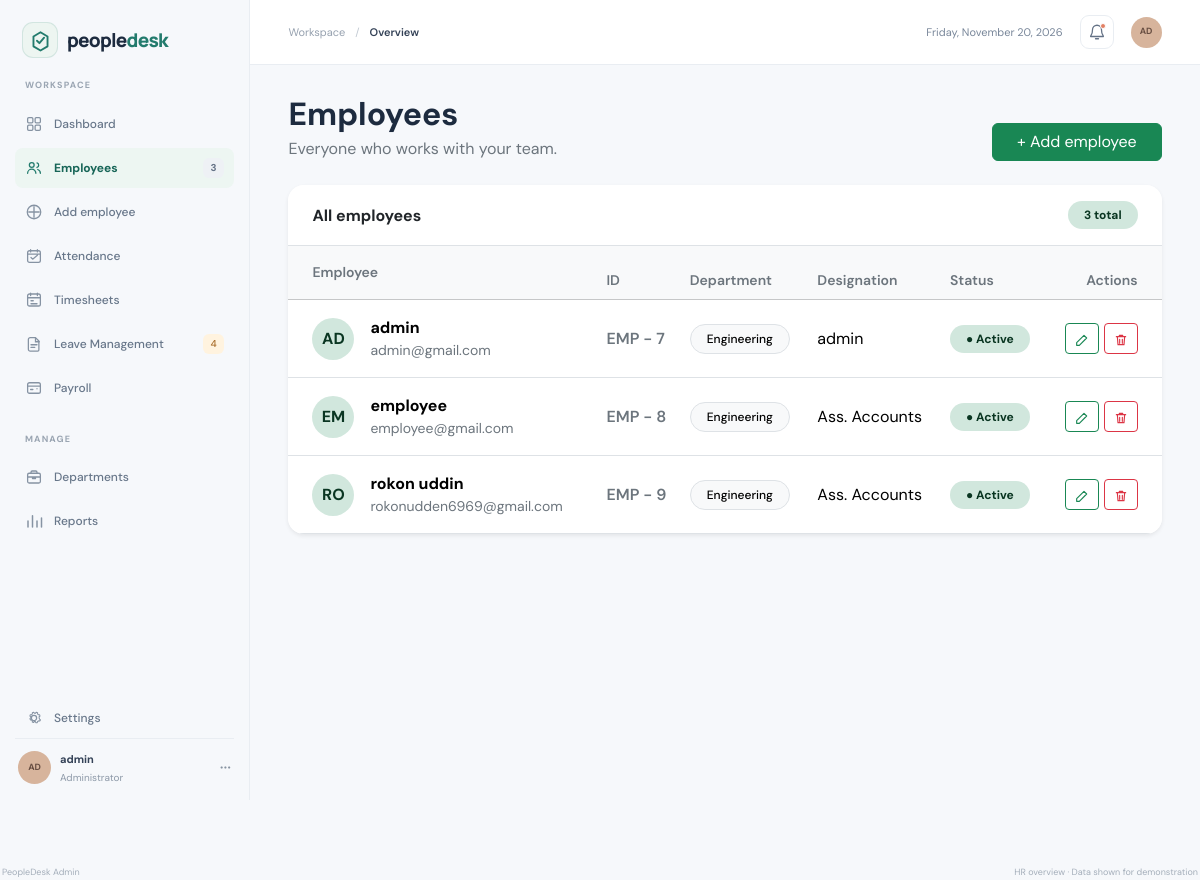
The page /admin/employee/employeePage.php (signed in) on the database as committed earlier.
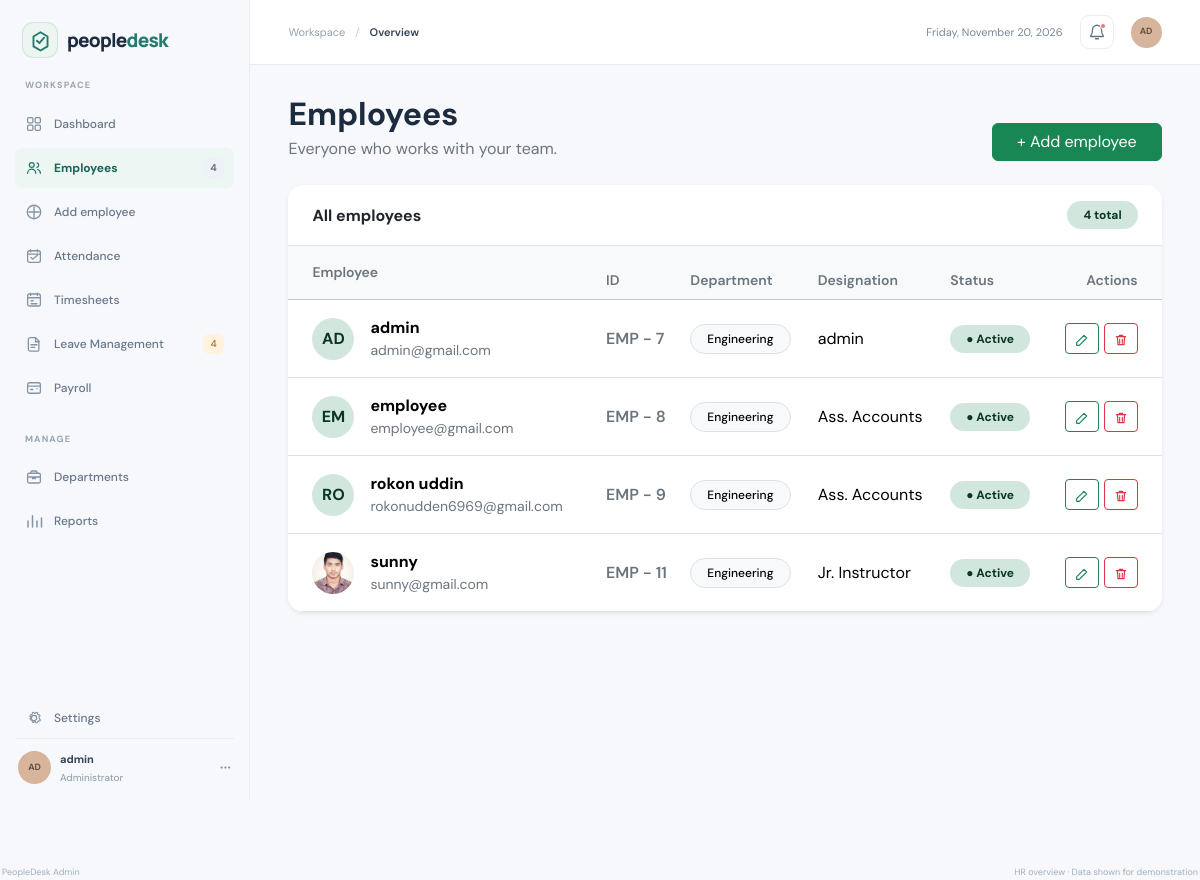
The same page on the database as committed later.
### tables this page shows
CREATE TABLE `employees` (
  `employee_id` int NOT NULL,
  `name` varchar(150) NOT NULL,
  `email` varchar(150) NOT NULL,
  `temporary_password` varchar(250) NOT NULL,
  `department` varchar(100) NOT NULL,
  `designation` varchar(150) NOT NULL,
  `basic_salary` decimal(10,0) NOT NULL,
  `joining_date` date NOT NULL,
  `birth_date` date DEFAULT NULL,
  `role` enum('admin','hr','employee','') NOT NULL,
  `phone` varchar(15) NOT NULL,
  `profile_picture` varchar(255) DEFAULT NULL,
  `user_id` int DEFAULT NULL
);

### admin/employee/employeePage.php (the view, shortened to what the changed rows need)
<?php
include_once("../../config/db.php");
?>
<!doctype html>
<html lang="en">
<head>
    <link href="https://cdn.jsdelivr.net/npm/bootstrap@5.3.3/dist/css/bootstrap.min.css" rel="stylesheet">
    <link rel="stylesheet" href="../../assets/admin.css">
</head>
<body>
    <div class="app-shell">
        <?php
            include_once('../includes/sidebar.php');
        ?>
        <main class="main-content">
    <div class="app-shell">
        <main class="main-content">
            <div class="dashboard-content">
                <div class="d-flex flex-column flex-sm-row align-items-sm-end justify-content-between gap-3 mb-4">
                    <div>
                        <h1 class="h2 fw-bold mb-1">Employees</h1>
                    </div>
                </div>
                <?php $data = $conn->query("SELECT * FROM employees"); ?>
                <div class="card border-0 shadow-sm rounded-4 overflow-hidden">
                    <div class="card-header bg-white border-bottom d-flex align-items-center justify-content-between px-4 py-3">
                        <h2 class="h6 fw-bold mb-0">All employees</h2>
                        <span class="badge rounded-pill bg-success-subtle text-success-emphasis px-3 py-2"><?php echo (int) $data->num_rows; ?> total</span>
                    </div>
                    <div class="table-responsive">
                        <table class="table table-hover align-middle mb-0">
                            <thead class="table-light">
                                <tr>
                                    <th class="ps-4 py-3 text-secondary fw-semibold small">Employee</th>
                                    <th class="text-secondary fw-semibold small">ID</th>
                                    <th class="text-secondary fw-semibold small">Department</th>
                                    <th class="text-secondary fw-semibold small">Designation</th>
                                    <th class="text-secondary fw-semibold small">Status</th>
                                    <th class="text-end pe-4 text-secondary fw-semibold small">Actions</th>
                                </tr>
                            </thead>
                            <tbody>
                                <?php
                                    if($data -> num_rows > 0){?>
                                        <?php foreach($data as $index => $employees){?>
                                            <?php
                                                $employeeName = (string) $employees['name'];
                                                $initialCharacters = preg_split(
                                                    '//u',
                                                    preg_replace('/\s+/u', '', $employeeName),
                                                    -1,
                                                    PREG_SPLIT_NO_EMPTY
                                                );
                                                $initials = $initialCharacters
                                                    ? strtoupper(implode('', array_slice($initialCharacters, 0, 2)))
                                                    : 'EM';
                                                $profilePicture = basename((string) ($employees['profile_picture'] ?? ''));
                                                $profilePictureFile = dirname(__DIR__, 2)
                                                    . '/assets/uploads/profile-pictures/' . $profilePicture;
                                                $hasProfilePicture = $profilePicture !== '' && is_file($profilePictureFile);
                                            ?>
                                            <tr>
                                                <td class="ps-4 py-3">
                                                    <div class="d-flex align-items-center gap-3">
                                                        <?php if ($hasProfilePicture) { ?>
                                                            <img src="/hr-management/assets/uploads/profile-pictures/<?php echo rawurlencode($profilePicture); ?>" alt="<?php echo htmlspecialchars($employeeName, ENT_QUOTES, 'UTF-8'); ?>" class="rounded-circle object-fit-cover flex-shrink-0" width="42" height="42">
                                                        <?php } else { ?>
                                                            <span class="bg-success-subtle text-success-emphasis fw-bold rounded-circle d-inline-flex align-items-center justify-content-center flex-shrink-0" aria-hidden="true" style="width: 42px; height: 42px;"><?php echo htmlspecialchars($initials, ENT_QUOTES, 'UTF-8'); ?></span>
                                                        <?php } ?>
                                                        <div>
                                                            <div class="fw-bold"><?php echo htmlspecialchars($employeeName, ENT_QUOTES, 'UTF-8'); ?></div>
                                                            <div class="small text-secondary"><?php echo htmlspecialchars($employees['email'], ENT_QUOTES, 'UTF-8'); ?></div>
                                                        </div>
                                                    </div>
                                                </td>
                                                <td class="fw-semibold text-secondary"><?php echo "EMP - " . $employees['employee_id'] ?></td>
                                                <td><span class="badge rounded-pill text-bg-light border fw-medium px-3 py-2">Engineering</span></td>
                                                <td><?php echo $employees['designation'] ?></td>
                                                <td><span class="badge rounded-pill bg-success-subtle text-success-emphasis px-3 py-2">&#9679; Active</span></td>
                                                <td class="text-end pe-4 text-nowrap">
                                                    <a class="btn btn-sm btn-outline-success" href="editEmployee.php?employee_id=<?php echo $employees['employee_id'] ?>" aria-label="Edit employee"><svg width="16" height="16" viewBox="0 0 24 24" fill="none"><path d="M4 20h4L19 9l-4-4L4 16v4Z" stroke="currentColor" stroke-width="1.7" stroke-linejoin="round"/></svg></a>
                                                    <form method="post" class="d-inline" onsubmit="return confirm('Delete this employee and all linked records?');">
                                                        <button class="btn btn-sm btn-outline-danger" type="submit" aria-label="Delete employee"><svg width="16" height="16" viewBox="0 0 24 24" fill="none"><path d="M5 7h14M10 11v6M14 11v6M6.5 7l1 12h9l1-12M9.5 7V5h5v2" stroke="currentColor" stroke-width="1.7" stroke-linecap="round" stroke-linejoin="round"/></svg></button>
                                                    </form>
                                                </td>
                                            </tr>
                                        <?php }  ?>
                                    <?php } ?>
                            </tbody>
                        </table>
                    </div>
                </div>
            </div>
        </main>
    </div>
            </div>
</body>
</html>

### admin/includes/sidebar.php (shortened to what the changed rows need)
<?php
$currentPage = basename($_SERVER['PHP_SELF'] ?? 'admin_dashboard.php');
$result = $conn->query("SELECT COUNT(*) AS total FROM employees");
$totalEmployee = (int) $result->fetch_assoc()['total'];
?>
<aside class="sidebar offcanvas-lg offcanvas-start" tabindex="-1" id="adminSidebar" aria-labelledby="adminSidebarLabel">
    <nav class="sidebar-nav" aria-label="Main navigation">
        <a class="nav-link <?php echo $currentPage === 'employeePage.php' ? 'active' : ''; ?>" href="/hr-management/admin/employee/employeePage.php">
            <svg viewBox="0 0 24 24" fill="none" aria-hidden="true"><circle cx="9" cy="8" r="3.2" stroke="currentColor" stroke-width="1.7"/><path d="M3.5 19a5.5 5.5 0 0 1 11 0M16 5.2a3.2 3.2 0 0 1 0 6.1M17 14a5.2 5.2 0 0 1 3.5 5" stroke="currentColor" stroke-width="1.7" stroke-linecap="round"/></svg>
            <span>Employees</span>
            <span class="nav-count"><?php echo $totalEmployee ?></span>
        </a>
    </nav>
</aside>

Rows that differ between the two databases and show on the page:
added employees: profile_picture (picture), name "sunny", email "sunny@gmail.com", employee_id "11", designation "Jr. Instructor"
Other text that changed with them:
$totalEmployee: "3" → "4"
$data->num_rows: "3" → "4"
